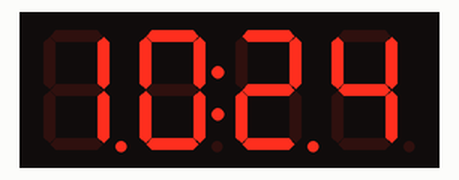
The sketch below on a simulated ATtiny85, built with avr-gcc and run on an emulated ATtiny85. Shown: 4-digit seven-segment display. The local clock reads 2024-03-15 10:24:30 at power-on unless the sketch sets it; EEPROM starts erased.

Above: at 0.1 s.
At 30.5 s:
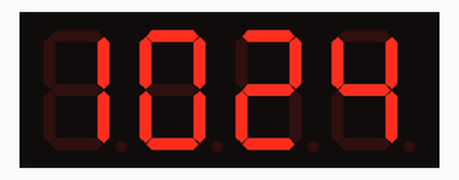
At 64.7 s:
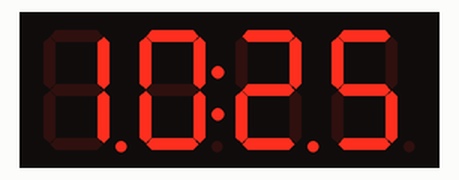
At 128.4 s:
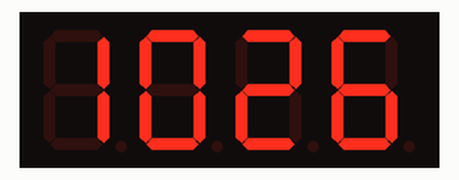

Measured:
- what the display in image 1 shows lasts 0.9 s, from 30.5 s to 31.4 s

The sketch:

ATtiny85_Mini_Clock.ino
```cpp
#include <EEPROM.h>
#include "RTClib.h"
#include <TM1637Display.h>

// Module connection pins (Digital Pins)
#define CLK 4 // ATTINY Pin 3
#define DIO 3 // ATTINY Pin 2

// Set up the TM1637 Display
TM1637Display display(CLK, DIO);
RTC_DS1307 rtc;
int DST;

void setup() {
  Serial.begin(57600);
  // Set the brightness of the display (0xff is brightest)
  display.setBrightness(0xff);

  DST = EEPROM.get(0, DST);
  if (DST != 0 && DST != 1) {
    DST = 1;
    EEPROM.put(0,DST);
  }

  if (! rtc.begin()) {
    Serial.println("Couldn't find RTC");
    Serial.flush();
    abort();
  }

  if (! rtc.isrunning()) {
    //Serial.println("RTC is NOT running, let's set the time!");
    // When time needs to be set on a new device, or after a power loss, the
    // following line sets the RTC to the date & time this sketch was compiled
    rtc.adjust(DateTime(F(__DATE__), F(__TIME__)));
    // This line sets the RTC with an explicit date & time, for example to set
    // January 21, 2014 at 3am you would call:
    // rtc.adjust(DateTime(2014, 1, 21, 3, 0, 0));
  }

  // When time needs to be re-set on a previously configured device, the
  // following line sets the RTC to the date & time this sketch was compiled
  //rtc.adjust(DateTime(F(__DATE__), F(__TIME__)));
  // This line sets the RTC with an explicit date & time
  // Format: YY, MTH, DD, HH, MM, SS
  //rtc.adjust(DateTime(2021, 11, 27, 21, 5, 20));
}

void loop() {
  DateTime now = rtc.now();

  int hh = now.hour(); int mm = now.minute(); int ss = now.second();
  int mth = now.month(); int dd = now.day(); int yr = now.year();
  int weekDay = now.dayOfTheWeek();

  if (weekDay == 0 && mth == 3 && dd >= 8 && dd <= 14 && hh == 2 && mm == 0 && ss == 0 && DST == 0){
    rtc.adjust(DateTime(yr, mth, dd, hh+1, mm, ss));
    DST = 1;
    EEPROM.put(0, DST);
  } else if(weekDay == 0 && mth == 11 && dd >= 1 && dd <= 8 && hh == 2 && mm == 0 && ss == 0 && DST == 1){
     rtc.adjust(DateTime(yr, mth, dd, hh-1, mm, ss));
     DST = 0;
     EEPROM.put(0, DST);
  }

  // Set time format to AM/PM
  if (hh > 12) {
    hh = hh - 12;
  }

  if (hh == 0) {
    hh = 12;
  }

  // Define the time format
  int clocktime = (hh * 100) + mm;

  // Display the time
  display.showNumberDecEx(clocktime, 0b11100000, false);
  //display.showNumberDec(clocktime);

  // Uncomment the following lines if you want the center colon to be static instead of blinking
  delay(900);
  display.showNumberDec(clocktime, false); // Prints displaytime without center colon.
  delay(900);
}
```
